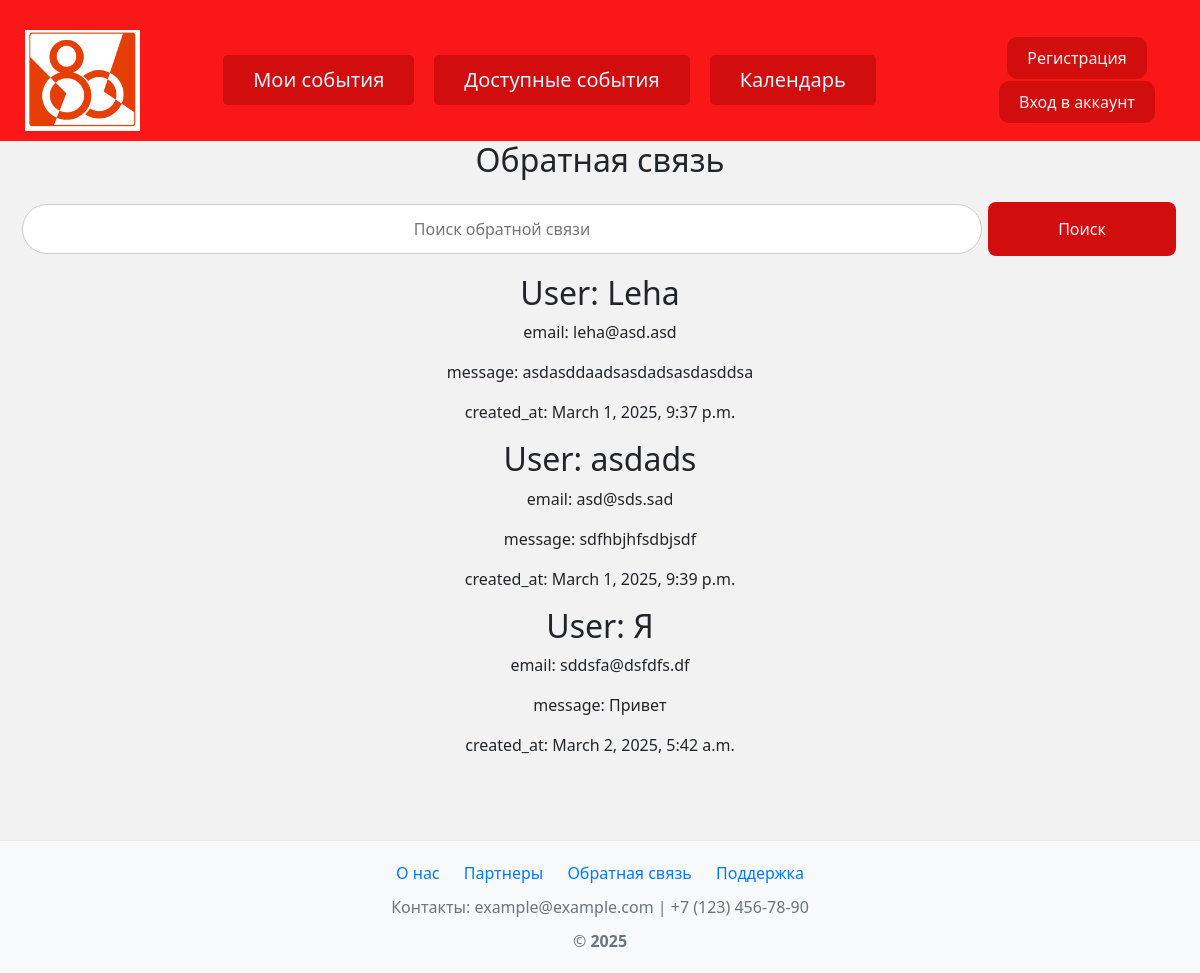
Screenshot of /feedback/feedback_info/ with the database file from the repository.
### feedback/models.py (models this page shows, shortened)
class Feedback(models.Model):
    user = models.CharField(max_length=32)
    email = models.EmailField()
    message = models.TextField()
    created_at = models.DateTimeField(auto_now_add=True)

### feedback/views.py (the view)
# urls.py: path('feedback_info/', views.feedback_info, name='feedback_info')
def feedback_info(request):
    query = request.GET.get('query', '')
    feedback = Feedback.objects.all()
    if query:
        feedback = feedback.filter(Q(user__icontains=query) | Q(message__icontains=query))
    return render(request, 'feedback/feed.html', {'feedback': feedback,
                                                                        'query': query})

### feedback/templates/feedback/feed.html (shortened to what this page needs)
{% extends 'reg/base.html' %}
{% block content %}
    <div class="mt-6 px-6 py-12 bg-gray-100 rounded-xl">
        <h2 class="mb-12 text-2xl text-center">Обратная связь</h2>
        <form method="get" action="{% url 'feedback:feedback_info' %}">
                <input name="query" type="text"
                       value="{{ query }}" placeholder="Поиск обратной связи">
                <button>
                    Поиск
                </button>
            </form>
        <div>
            <div>
                {% for i in feedback %}
                    <div>
                        <h2>User: {{ i.user }}</h2>
                        <p>email: {{ i.email }}</p>
                        <p>message: {{ i.message }}</p>
                        <p>created_at: {{ i.created_at }}</p>
                    </div>
                {% endfor %}
            </div>
        </div>
    </div>
{% endblock %}

### static/style.css (style rules this page uses)
html { box-sizing: border-box; height: 100%; }
input { border-radius: 25px; width: 300px; height: 50px; border: solid 1px #ccc; margin-bottom: 20px; }
::placeholder { text-align: center; }
button { background-color: #d10d0d; border: none; color: white; padding: 15px 70px; text-align: center; text-decoration: none; display: inline-block; font-size: 16px; margin: 15px 2px; cursor: pointer; border-radius: 8px; transition: background-color 0.3s, box-shadow 0.3s; }
input[name="query"] { width: 80%; }

### rows the page displays
Feedback: user "Leha", email "leha@asd.asd", message "asdasddaadsasdadsasdasddsa", created_at "March 1, 2025, 9:37 p.m."
Feedback: user "asdads", email "asd@sds.sad", message "sdfhbjhfsdbjsdf", created_at "March 1, 2025, 9:39 p.m."
Feedback: user "Я", email "sddsfa@dsfdfs.df", message "Привет", created_at "March 2, 2025, 5:42 a.m."
